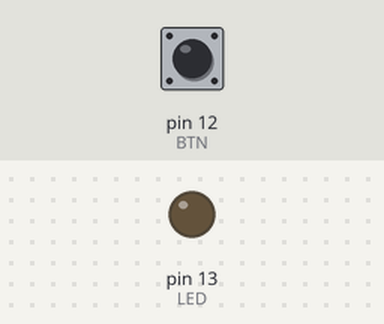
Recording of a sketch running on a simulated Arduino Uno, built with avr-gcc and run on an emulated ATmega328P. On the bench: output pins drawn as LEDs (lit = HIGH). Inputs (shaded band) come from the test bench; at power-on: pin 12 (BTN) LOW.

Above: at 1.2 s.
1.3 s: pin 12 (BTN) pulled HIGH for 3.2 s
At 4.39 s:
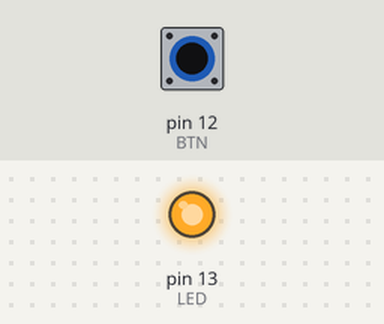
Timing chart, 0 to 6.0 s (numbered marks = the images above; inputs shaded):
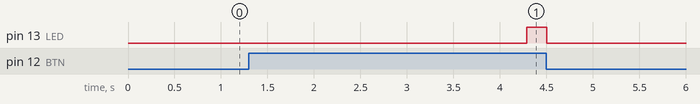

The sketch:

ect_a_long_press_of_3_seconds_using_a_push_button._Use_a_tim.ino
```cpp
#include <TimerOne.h>
#define LED 13
#define BTN 12
volatile int count=0;

void isr()
{
  if(digitalRead(BTN)==HIGH)
  {
    count++;
    if(count>=300)
    {
      digitalWrite(LED,HIGH);
    }
  }
  else
  {
    count=0;
    digitalWrite(LED,LOW);
  }
}
void setup() {
  // put your setup code here, to run once:
  pinMode(LED,OUTPUT);
  pinMode (BTN, INPUT);
  Timer1.initialize(10000);
  Timer1.attachInterrupt(isr);

}

void loop() {
  // put your main code here, to run repeatedly:

}
```

Measured:
- after the input at 1.3 s, pin 13 (LED): LOW → HIGH after 3.0 s, → LOW 0.21 s later
